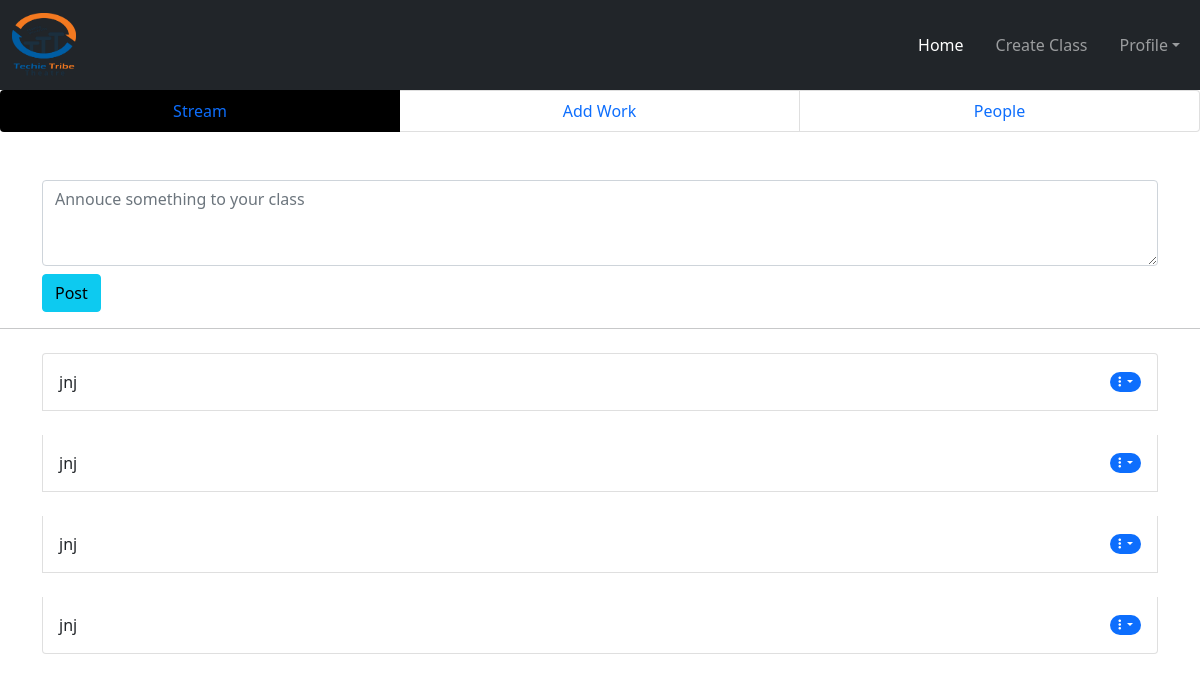
The page /teacher/classshow/5/ (signed in) on the database as committed earlier.
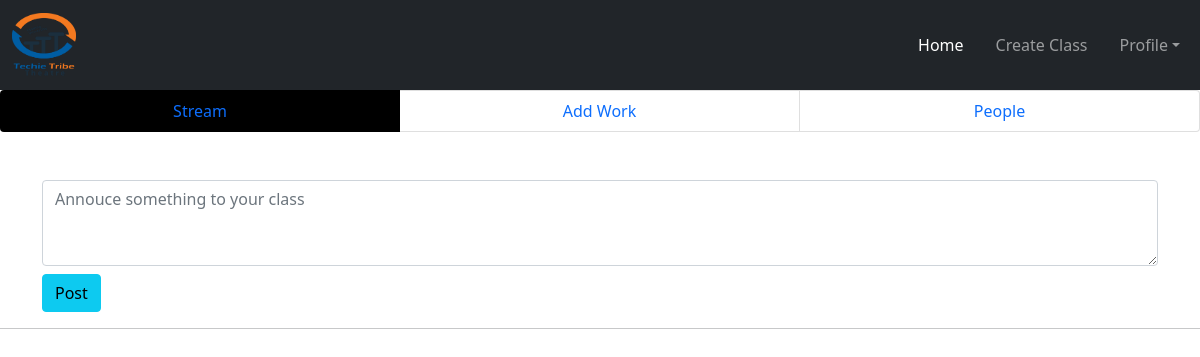
The same page on the database as committed later.
### teacher/models.py (models this page shows)
class Announcement(models.Model):
    user = models.ForeignKey(User, on_delete=models.CASCADE)
    classview = models.ForeignKey(CreateClass, on_delete=models.CASCADE)
    text = models.TextField()

### teacher/views.py (the view, shortened to what this page needs)
# urls.py: path('classshow/<int:id>/', ClassShow.as_view(), name='classshow'),
class ClassShow(View):
    def get(self, request, id):
        if request.user.is_authenticated:
            classshow = CreateClass.objects.get(pk=id)
            allannouce = Announcement.objects.filter(classview=classshow)
            return render(request, 'classview.html', {'classshow': classshow, 'stream': 'actives', 'allannouce': allannouce, "id": id})
        else:
            return redirect("/")

### teacher/templates/classview.html (shortened to what this page needs)
{% extends 'base_teacher.html' %} <br />
{% load static %} <br />
{% block content %}
<link rel="stylesheet" href="{% static 'css/card.css' %}" />
<link
  rel="stylesheet"
  href="https://cdnjs.cloudflare.com/ajax/libs/font-awesome/6.1.1/css/all.min.css"
/>
<ul class="list-group list-group-horizontal col-12">
  <li class="list-group-item col-4 text-center  {{stream}}">
    <a href="">Stream</a>
  </li>
  <li class="list-group-item col-4 text-center">
    <a href="">Add Work</a>
  </li>
  <li class="list-group-item col-4 text-center"><a href="">People</a></li>
</ul>
<div class="container mt-5">
  <form action="" method="POST" enctype="multipart/form-data">
    <textarea
      name="annouce"
      placeholder="Annouce something to your class"
      id=""
      cols="10"
      rows="3"
      class="form-control"
    ></textarea>
    <div class="mt-2 d-flex">
      <button type="submit" class="btn btn-info">Post</button>
    </div>
  </form>
</div>
<hr />
<div class="container mt-4">
  <div class="list-group">
    {% for ann in allannouce %}
    <li
      class="list-group-item d-flex justify-content-between align-items-center mb-4 p-3"
    >
      {{ann.text}}
      <span class="badge bg-primary rounded-pill"
        ><i
          class="fa-solid fa-ellipsis-vertical dropdown dropdown-toggle"
          id="navbarDropdown"
          data-bs-toggle="dropdown"
        >
        </i>
      </span>
    </li>
    {% endfor %}
  </div>
</div>
{% endblock content %}

### teacher/templates/base_teacher.html (shortened to what this page needs)
{% load static %}
<!DOCTYPE html>
<html lang="en">
  <head>
    <link
      href="https://cdn.jsdelivr.net/npm/bootstrap@5.1.3/dist/css/bootstrap.min.css"
      rel="stylesheet"
    />
    <link rel="stylesheet" href="{% static 'css/style.css' %}" />
    <link rel="stylesheet" href="{% static 'css/form.css' %}" />
  </head>
  <body>
    <nav class="navbar navbar-expand-lg navbar-dark bg-dark">
      <div class="container-fluid">
        <a class="navbar-brand" href="/teacher"
          ><img src="{% static 'img/Logo.png' %}" alt="" class="logoimg"
        /></a>
        <div class="collapse navbar-collapse" id="navbarNav">
          <ul class="navbar-nav ms-md-auto gap-2">
            <li class="nav-item rounded">
              <a class="nav-link active" aria-current="page" href="/teacher"
                >Home</a
              >
            </li>
            <li class="nav-item rounded">
              <a class="nav-link" href="{% url 'create' %}"
                >Create Class</a
              >
            </li>
            <li class="nav-item dropdown rounded">
              <a
                class="nav-link dropdown-toggle"
                href="#"
                id="navbarDropdown"
                role="button"
                data-bs-toggle="dropdown"
                aria-expanded="false"
                >Profile</a
              >
            </li>
          </ul>
        </div>
      </div>
    </nav>
    {% block content %}{% endblock content %}
  </body>
</html>

### mainapp/static/css/style.css (style rules this page uses)
.logoimg { width: 4rem; height: 4rem; }

### teacher/static/css/form.css (style rules this page uses)
*, *:before, *:after { -webkit-box-sizing: border-box; box-sizing: border-box; }
input, textarea { font-size: 22px; display: block; width: 100%; height: 100%; padding: 5px 10px; background: none; background-image: none; border: 1px solid #a0b3b0; color: #ffffff; border-radius: 0; -webkit-transition: border-color .25s ease, -webkit-box-shadow .25s ease; transition: border-color .25s ease, -webkit-box-shadow .25s ease; transition: border-color .25s ease, box-shadow .25s ease; transition: border-color .25s ease, box-shadow .25s ease, -webkit-box-shadow .25s ease; }
textarea { border: 2px solid #a0b3b0; resize: vertical; }

### teacher/static/css/card.css (style rules this page uses)
a { text-decoration: none; }

### teacher/templates/classview.html (style rules this page uses)
.actives { color: white; background: #000; }

Rows that differ between the two databases and show on the page:
removed Announcement: text "jnj"
removed Announcement: text "jnj"
removed Announcement: text "jnj"
removed Announcement: text "jnj"
